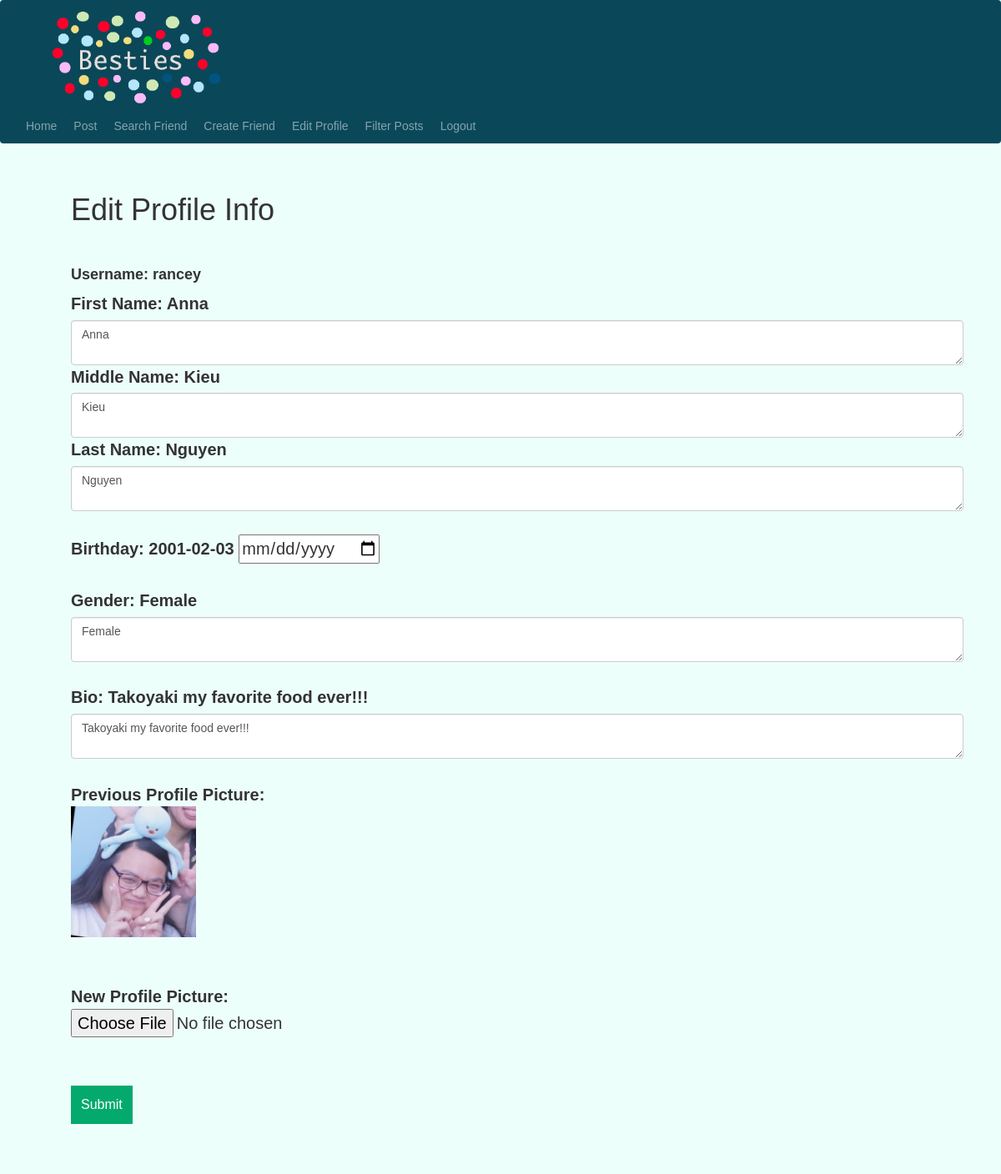
/edit-profile/2 (signed in), run on the app's committed database.
### setup/models.py (models this page shows)
class User(db.Model, UserMixin):
    id = db.Column(db.Integer, primary_key=True)
    email = db.Column(db.String(20), unique=True)
    username = db.Column(db.String(20), unique=True)
    password = db.Column(db.String(20))
    first_name = db.Column(db.String(20))
    middle_name = db.Column(db.String(20))
    last_name = db.Column(db.String(20))
    bio = db.Column(db.String(100))
    gender = db.Column(db.String(20))
    birthday = db.Column(db.String(20))
    profile_picture = db.Column(db.String(50))
    age = db.Column(db.Integer)
    posts = db.relationship('Post')
    friends_list = db.Column(MutableList.as_mutable(PickleType), default=[])
    friend_requests = db.relationship('FriendRequest')

### setup/features.py (the view, shortened to what this page needs)
@features.route('/edit-profile/<int:user_id>', methods=['GET', 'POST'])
@login_required
def edit_profile(user_id):
    user_being_edited = User.query.filter_by(id=user_id).first()
    return render_template('edit_profile.html', user=current_user, user_being_edited=user_being_edited)

### setup/__init__.py (called while the page is built)
def create_app():
    app = Flask(__name__)
    app.config['SECRET KEY'] = 'iudsdbciud ccdoi'
    app.config['SQLALCHEMY_DATABASE_URI'] = f'sqlite:///{DB_NAME}'
    db.init_app(app)
    from .features import features
    from .authorization import authorization
    app.register_blueprint(features, url_prefix='/')
    app.register_blueprint(authorization, url_prefix='/')
    from .models import User
    with app.app_context():
        db.create_all()
    login_manager = LoginManager()
    login_manager.login_view = 'authorization.login'
    login_manager.init_app(app)
    @login_manager.user_loader
    def load_user(id):
        return User.query.get(int(id))
    return app

### setup/templates/edit_profile.html (shortened to what this page needs)
{% extends "base.html" %}
{% block content %}
<form action="{{ url_for('features.edit_profile', user_id=user_being_edited.id) }}" method="POST" enctype="multipart/form-data">
    <div class="text1">
        <h1>Edit Profile Info</h1>
        <br />
        <h4><b>Username: {{ user.username }}</b></h4>
        <label for="first_name">First Name: {{ user_being_edited.first_name }}</label>
        <textarea   type="first_name"
                    class="form-control"
                    id="first_name"
                    name="first_name"
                    onkeyup="lengthCheck(document.getElementById(id).value, id)">{{ user_being_edited.first_name }}</textarea>
        <label for="middle_name">Middle Name: {{ user_being_edited.middle_name }}</label>
        <textarea   type="middle_name"
                    class="form-control"
                    id="middle_name"
                    name="middle_name"
                    onkeyup="middleNameCheck(document.getElementById(id).value, id)">{{ user_being_edited.middle_name }}</textarea>
        <label for="last_name">Last Name: {{ user_being_edited.last_name }}</label>
        <textarea   type="last_name"
                    class="form-control"
                    id="last_name"
                    name="last_name"
                    onkeyup="lengthCheck(document.getElementById(id).value, id)">{{ user_being_edited.last_name }}</textarea>
        <br />
        <label for="birthday">Birthday: {{ user_being_edited.birthday }}</label>
        <input type="date" id="birthday" name="birthday" min="1930-01-02"><br><br>
        <label for="gender">Gender: {{ user_being_edited.gender }}</label>
        <textarea   type="gender"
                    class="form-control"
                    id="gender"
                    name="gender"
                    onkeyup="lengthCheck(document.getElementById(id).value, id)">{{ user_being_edited.gender }}</textarea>
        <br />
        <label for="bio">Bio: {{ user_being_edited.bio }}</label>
        <textarea   type="bio"
                    class="form-control"
                    id="bio"
                    name="bio">{{ user_being_edited.bio }}</textarea>
        <br />
        <b>Previous Profile Picture:</b>
        <img class="img-responsive" src="{{ url_for('features.send_image', filename=user_being_edited.profile_picture) }}" width="150" >
        <br />
        <br />
        <lable for="file"><b>New Profile Picture: </b></lable>
        <input type="file" name="file" accept="image/*"/>
        <br />
        <br />
        <button type="submit" class="btn-search">Submit</button>
    </div>
</form>
<br />
<br />
<br />
{% endblock %}

### setup/static/style.css (style rules this page uses)
.text1 { font-size: 20px; padding-left: 40px; }
.btn-search { background-color: #04AA6D; color: white; padding: 12px; font-size: 16px; border: none; cursor: pointer; }
* { box-sizing: border-box }
body { font-family: Verdana, sans-serif; margin:0 }

### data on the page
User: username "rancey"
User: first_name "Anna", middle_name "Kieu", last_name "Nguyen", birthday "2001-02-03", gender "Female", bio "Takoyaki my favorite food ever!!!", profile_picture (picture)
